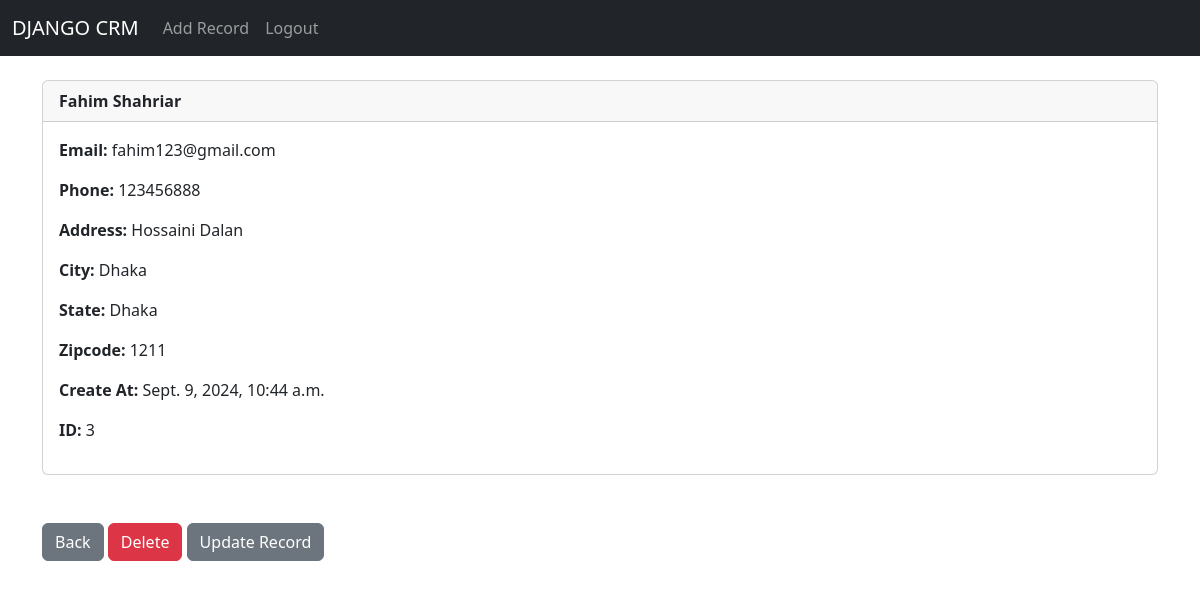
Screenshot of /record/3 (signed in) with the database file from the repository.
### website/models.py (models this page shows, shortened)
class Record(models.Model):
    create_at = models.DateTimeField(auto_now_add=True)
    first_name = models.CharField(max_length=50)
    last_name = models.CharField(max_length=50)
    email = models.EmailField(max_length=100)
    phone = models.CharField(max_length=15)
    address = models.CharField(null=True,blank=True,max_length=100)
    city = models.CharField(max_length=50)
    state = models.CharField(max_length=50)
    zipcode = models.CharField(max_length=20)

### website/views.py (the view)
# urls.py: path('record/<int:pk>', views.customer_record, name='record'),
def customer_record(request, pk):
    if request.user.is_authenticated:
        customer_record = Record.objects.get(id=pk)
        return render(request, 'record.html', {'customer_record':customer_record})
    else:
        messages.success(request, "You Must Be Logged In To View That Page...")
        return redirect('home')

### templates/record.html (shortened to what this page needs)
{% extends "base.html" %} {% block content %}
<div class="card">
  <div class="card-header">
    <strong>
      {{customer_record.first_name}} {{customer_record.last_name}}</strong
    >
  </div>
  <div class="card-body">
    <p class="card-text"><strong>Email: </strong> {{customer_record.email}}</p>
    <p class="card-text"><strong>Phone: </strong>{{customer_record.phone}}</p>
    <p class="card-text">
      <strong>Address: </strong> {{customer_record.address}}
    </p>
    <p class="card-text"><strong>City: </strong> {{customer_record.city}}</p>
    <p class="card-text"><strong>State: </strong>{{customer_record.state}}</p>
    <p class="card-text">
      <strong>Zipcode: </strong>{{customer_record.zipcode}}
    </p>
    <p class="card-text">
      <strong>Create At: </strong>{{customer_record.create_at}}
    </p>
    <p class="card-text"><strong>ID: </strong>{{customer_record.id}}</p>
  </div>
</div>
<br />
<br />
<a href="{% url 'home'%}" class="btn btn-secondary">Back</a>
<a href="{% url 'delete_record' customer_record.id%}" class="btn btn-danger"
  >Delete</a
>
<a href="{% url 'update_record' customer_record.id%}" class="btn btn-secondary"
  >Update Record</a
>
{% endblock %}

### rows the page displays
Record: first_name "Fahim", last_name "Shahriar", email "fahim123@gmail.com", phone "123456888", address "Hossaini Dalan", city "Dhaka", state "Dhaka", zipcode "1211", create_at "Sept. 9, 2024, 10:44 a.m.", id "3"
